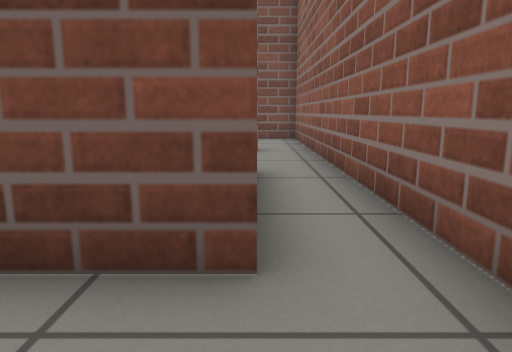
[1] (above)

15 first-person views from a walk through a Gazebo world. The camera is 0.5 m above the floor, tilts 10° down and sees 70° across. The floor is counted in squares, 0.5 m on a side. Each view is taken from the middle of a square. On the plan, view 1 faces up. The plan holds only what a view shows up to about 13 squares ahead; the rest is blank.

[2]
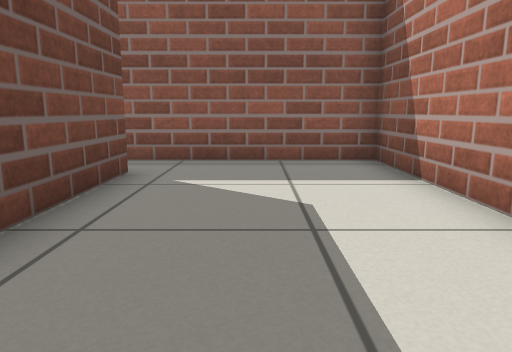

[3]
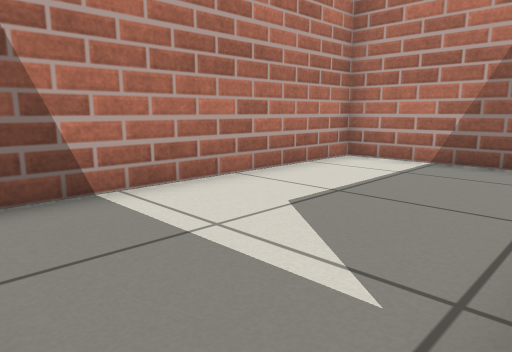

[4]
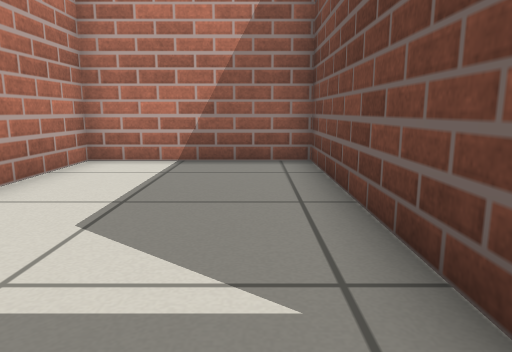

[5]
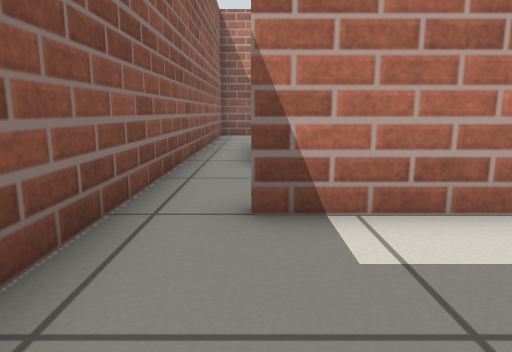

[6]
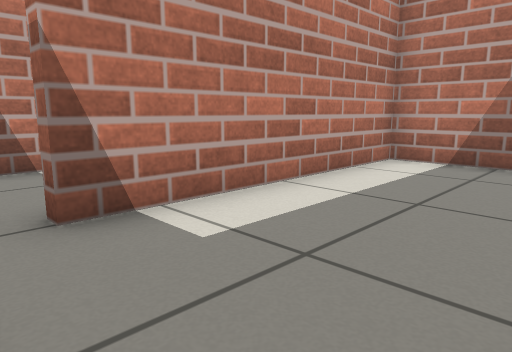

[7]
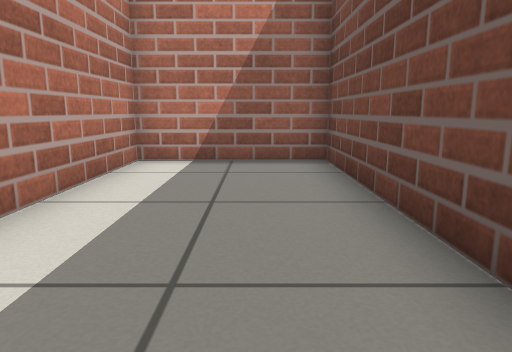

[8]
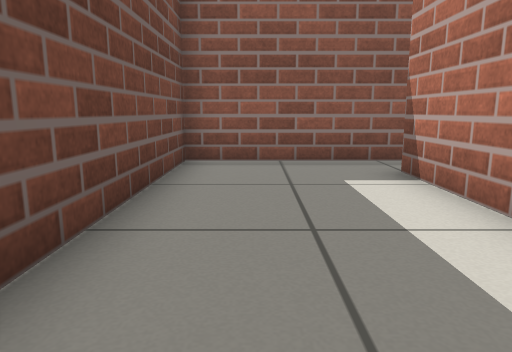

[9]
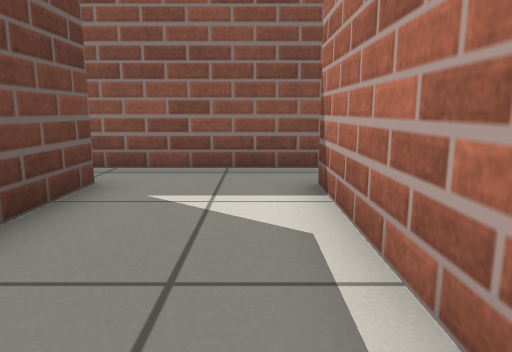

[10]
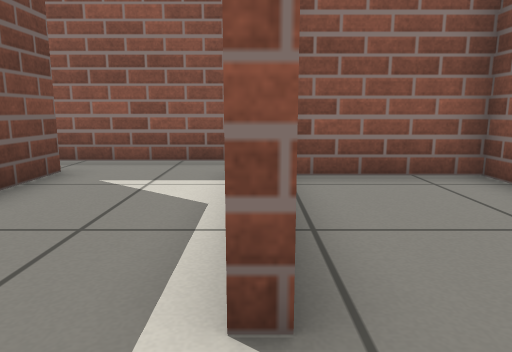

[11]
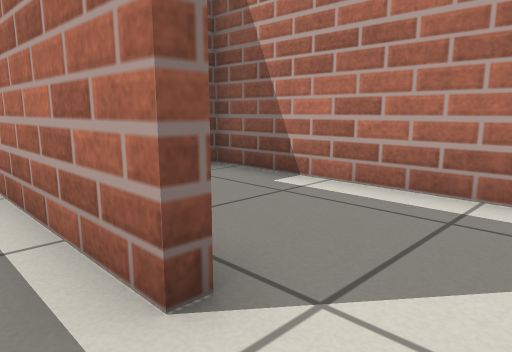

[12]
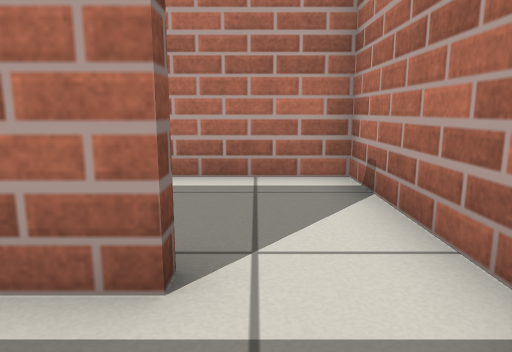

[13]
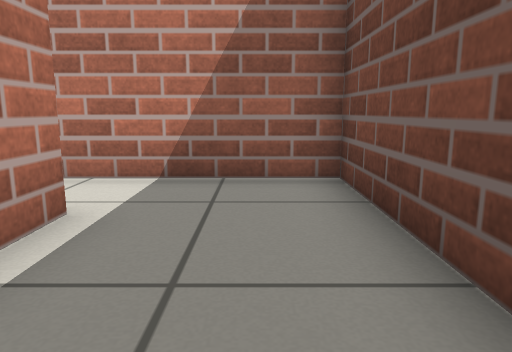

[14]
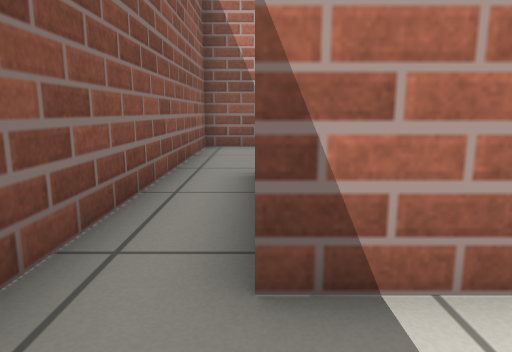

[15]
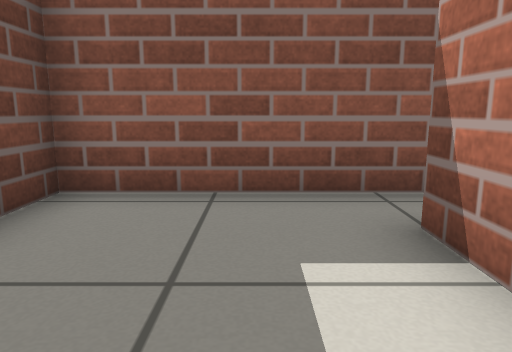

### Floor plan
Points are (right, up) in squares from view 1. A wall is a line through its corners. A room is listed if a view was taken in it or the views show most of it. See-through windows are left out.
Room 1 (views 1, 2, 3, 4)
walls: (0.1, 2.1) (-6.5, 2.1) (-6.5, -2.4) (1.4, -2.4) (1.4, 6.5)
ways out: opening at (1, 7) to room 3
Room 2 (views 5, 6, 7, 8, 15)
walls: (1.4, 9.5) (1.4, 13.4) (-6.5, 13.4) (-6.5, 9.6) (0.1, 9.6)
ways out: opening at (1, 9) to room 3
Room 3 (views 9, 10, 11, 12, 13, 14)
walls: (-4.5, 5.8) (-4.5, 6.1) (0.1, 6.1); (0.1, 9.3) (-6.5, 9.3) (-6.5, 5.6); (1.4, 6.5) (1.4, 9.5)
ways out: opening at (1, 7) to room 1; opening at (1, 9) to room 2; opening at (-5.5, 6) to room 4
Room 4 (no view inside)
walls: (-6.5, 5.6) (-6.5, 2.4) (-0.3, 2.4) (-0.3, 5.4)
ways out: opening at (-5.5, 6) to room 3

Positions as (right, up) in squares from view 1, and headings:
1: (0, 0), facing up
2: (-6, 0), facing right
3: (1, 2), facing down-left
4: (1, 1), facing left
5: (0, 13), facing down
6: (1, 13), facing down-left
7: (1, 12), facing left
8: (-6, 12), facing right
9: (-5, 7), facing right
10: (-6, 6), facing right
11: (-6, 7), facing down-right
12: (-5, 8), facing down
13: (-1, 8), facing left
14: (0, 8), facing down
15: (-3, 11), facing right
